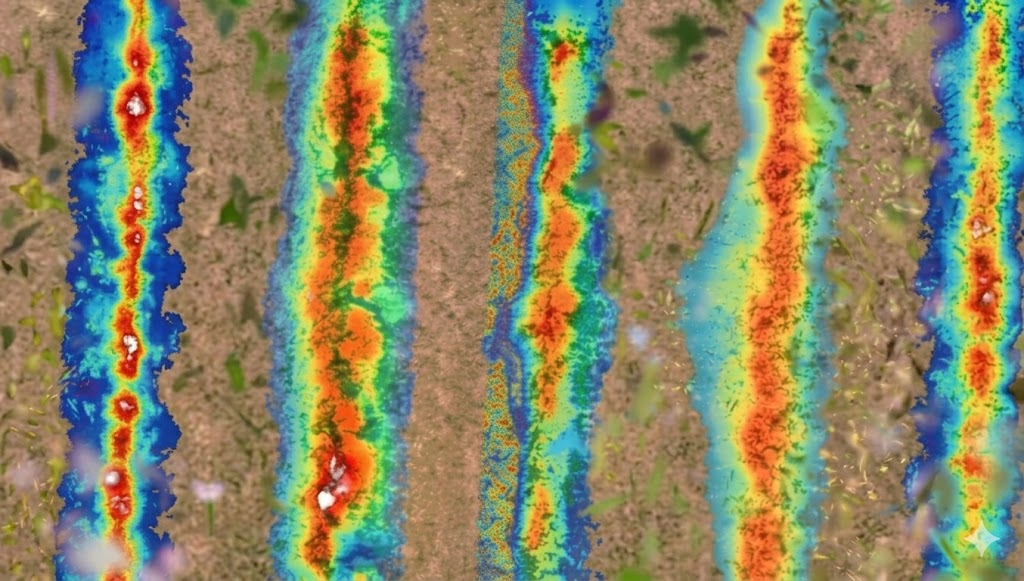
#> input picture frontend/src/assets/images/nitrogen-heatmapp.jpeg, 1024 x 581 px
$ python process_nitrogen_heatmap.py
#> lines starting #> are read from the running program, lines starting #| are printed output that depends on the picture; after the words box and inside, x2 and y2 are one past the last pixel; in counts of white or black regions, pixels touching at a corner belong together
"""
Nitrogen heatmap → black-and-white crop row mask.

Pipeline:
  1. HSV saturation threshold  → binary mask (heatmap pixels vs. soil)
  2. Morphological close + open → fill gaps, remove noise
  3. Connected components       → isolate the 5 main crop-row blobs
  4. Scanline edge extraction   → organic left/right contour per row
  5. White fill + black outline → final BW image
  6. Labels                     → "Crop Row N" centred at each blob
  7. Save full image + rows-2-and-3 crop
"""

import pathlib
import sys

import cv2
import numpy as np
from PIL import Image, ImageDraw

# ── paths ─────────────────────────────────────────────────────────────────────
HERE        = pathlib.Path(__file__).parent
ASSETS      = HERE.parent / "frontend" / "src" / "assets" / "images"
INPUT_PATH  = ASSETS / "nitrogen-heatmapp.jpeg"
OUT_FULL    = ASSETS / "nitrogen-heatmap-clean.png"
OUT_CROP    = ASSETS / "nitrogen-heatmap-clean copy.png"

# ── 1. Load and convert to HSV ─────────────────────────────────────────────
bgr = cv2.imread(str(INPUT_PATH))
#> bgr is the input picture: shape (581, 1024, 3); mean B, G, R 100.8, 135.5, 137.3
if bgr is None:
    sys.exit(f"Could not load {INPUT_PATH}")

hsv = cv2.cvtColor(bgr, cv2.COLOR_BGR2HSV)
#> hsv: shape (581, 1024, 3); mean H, S, V 43.5, 129.5, 166.2
S   = hsv[:, :, 1]
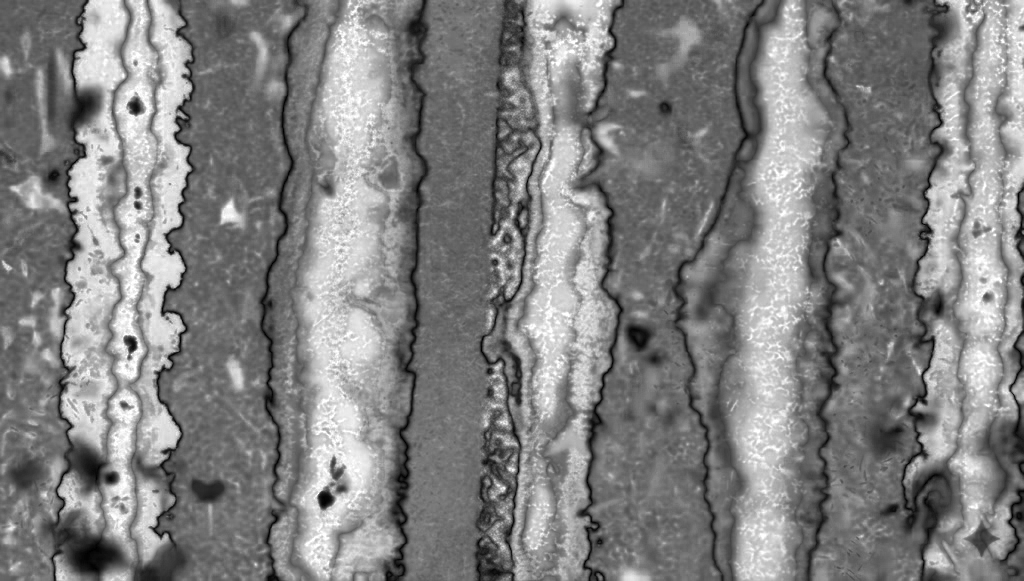
#> S: shape (581, 1024); min 0, max 255, mean 129.5

# Saturation > 130 → heatmap pixel (vivid colour), else soil (dull)
_, mask = cv2.threshold(S, 130, 255, cv2.THRESH_BINARY)
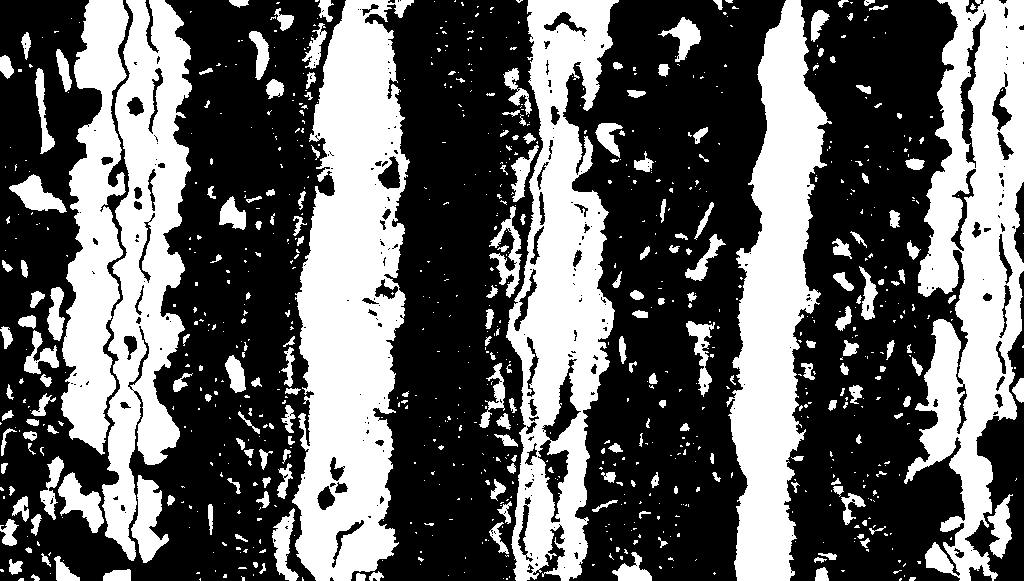
#> mask: shape (581, 1024); 38.5% white; 872 white regions (646 under 20 px), largest, box (x1, y1, x2, y2) and area: (292, 0, 414, 581) 46106, (904, 0, 1024, 581) 36868, (506, 0, 619, 581) 34859

# ── 2. Morphological cleanup ───────────────────────────────────────────────
close_k = cv2.getStructuringElement(cv2.MORPH_ELLIPSE, (7, 7))
open_k  = cv2.getStructuringElement(cv2.MORPH_ELLIPSE, (5, 5))
mask = cv2.morphologyEx(mask, cv2.MORPH_CLOSE, close_k)
#> mask: shape (581, 1024); 41.9% white; 543 white regions (380 under 20 px), largest, box (x1, y1, x2, y2) and area: (9, 0, 192, 563) 55092, (272, 0, 414, 581) 52319, (474, 0, 619, 581) 44206
mask = cv2.morphologyEx(mask, cv2.MORPH_OPEN,  open_k)
#> mask: shape (581, 1024); 40.6% white; 148 white regions (16 under 20 px), largest, box (x1, y1, x2, y2) and area: (40, 0, 192, 563) 52729, (272, 0, 414, 581) 51448, (479, 0, 619, 581) 43259

# ── 3. Connected components — keep blobs ≥ 0.8% of image area ────────────
H, W    = mask.shape
#> H = 581; W = 1024
min_area = int(0.008 * H * W)
#> min_area = 4759

num_labels, labels, stats, centroids = cv2.connectedComponentsWithStats(mask, connectivity=8)
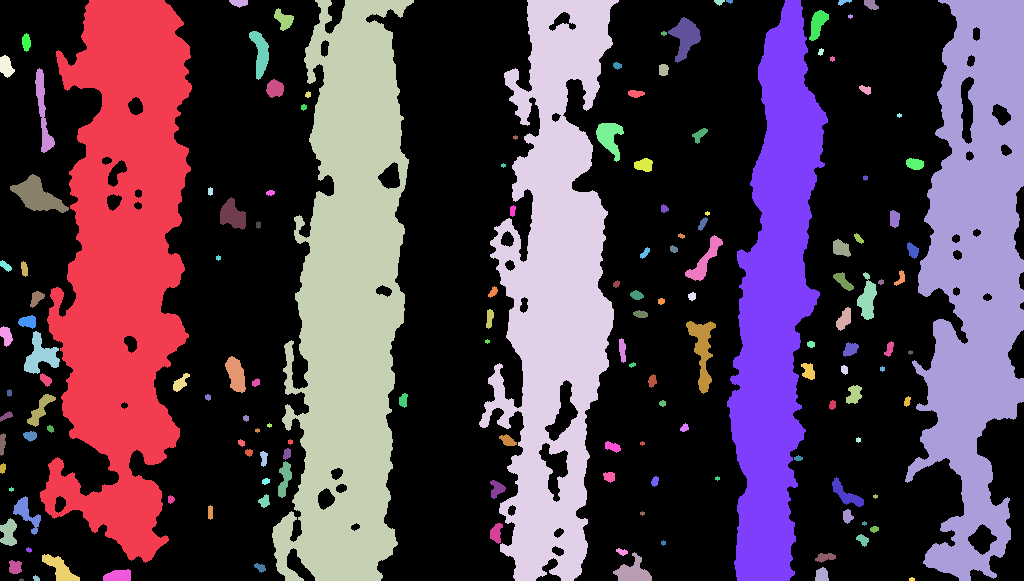
#> labels: shape (581, 1024) int32; 149 distinct labels, from 0 to 148; one colour per label, 0 black
#> num_labels = 149; stats = 149 rows, first 6: [0, 0, 1024, 581, 353270], [40, 0, 152, 563, 52729], [229, 0, 19, 8, 107], [272, 0, 142, 581, 51448], [479, 0, 140, 581, 43259], [714, 0, 11, 6, 42]; centroids = 149 pairs, first value 2.11 to 975.3, second value 1 to 579.4

valid = []
for lbl in range(1, num_labels):           # skip background (0)
    area = stats[lbl, cv2.CC_STAT_AREA]
    if area >= min_area:
        valid.append(lbl)
#> this loop made 148 passes
#> area on passes 1 to 12: 52729, 107, 51448, 43259, 42, 20, 32364, 47, 106, 41680, 243, 344
#> after the loop, valid = [1, 3, 4, 7, 10]

# Sort left-to-right by centroid x
valid.sort(key=lambda lbl: centroids[lbl][0])
print(f"Found {len(valid)} crop rows after filtering")
#| Found 5 crop rows after filtering

# ── 4 + 5. Build output image: white fill, black scanline outlines ─────────
out_pil  = Image.new("RGB", (W, H), color=(255, 255, 255))
#> out_pil: PIL image 1024x581 RGB; every value is 255
draw     = ImageDraw.Draw(out_pil)

row_data = []   # (centroid_xy, rank) for labels

for rank, lbl in enumerate(valid, start=1):
    row_mask = (labels == lbl).astype(np.uint8)

    # Scanline min/max x per y
    left_pts  = []
    right_pts = []
    for y in range(H):
        xs = np.where(row_mask[y])[0]
        if len(xs) == 0:
            continue
        left_pts.append( (int(xs.min()), y) )
        right_pts.append((int(xs.max()), y) )

    if not left_pts:
        continue

    # Fill interior white (already white bg, but draw filled polygon to be safe)
    fill_pts = left_pts + list(reversed(right_pts))
    if len(fill_pts) >= 3:
        draw.polygon(fill_pts, fill=(255, 255, 255))

    # Black outline — left edge top→bottom, right edge bottom→top
    if len(left_pts) >= 2:
        draw.line(left_pts,  fill=(0, 0, 0), width=4)
    if len(right_pts) >= 2:
        draw.line(right_pts, fill=(0, 0, 0), width=4)

    cx, cy = centroids[lbl]
    row_data.append((int(cx), int(cy), rank))
#> this loop made 5 passes
#> (lbl, cx, cy) on passes 1 to 5: (1, 122.9, 263.4), (3, 348.4, 302.1), (4, 554.2, 288.3), (7, 774.8, 304.2), (10, 975.3, 270.5)
#> pass 1, `row_mask = (labels == lbl).astype(np.uint8)`:
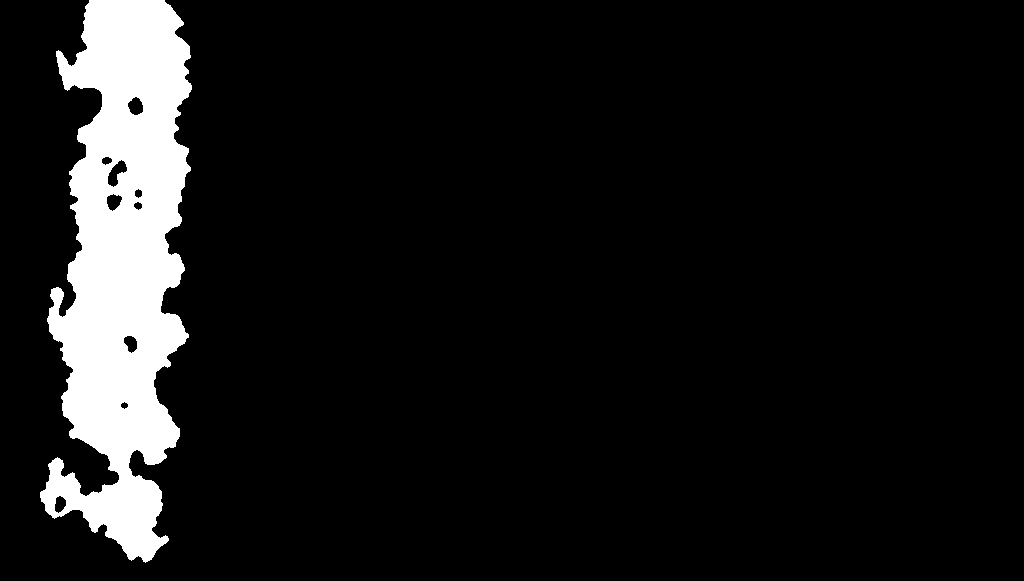
#> row_mask: shape (581, 1024); values 0 (black) and 1 (white), 8.9% white; 1 white region, box (x1, y1, x2, y2) and area: (40, 0, 192, 563) 52729
#> pass 3, `row_mask = (labels == lbl).astype(np.uint8)`:
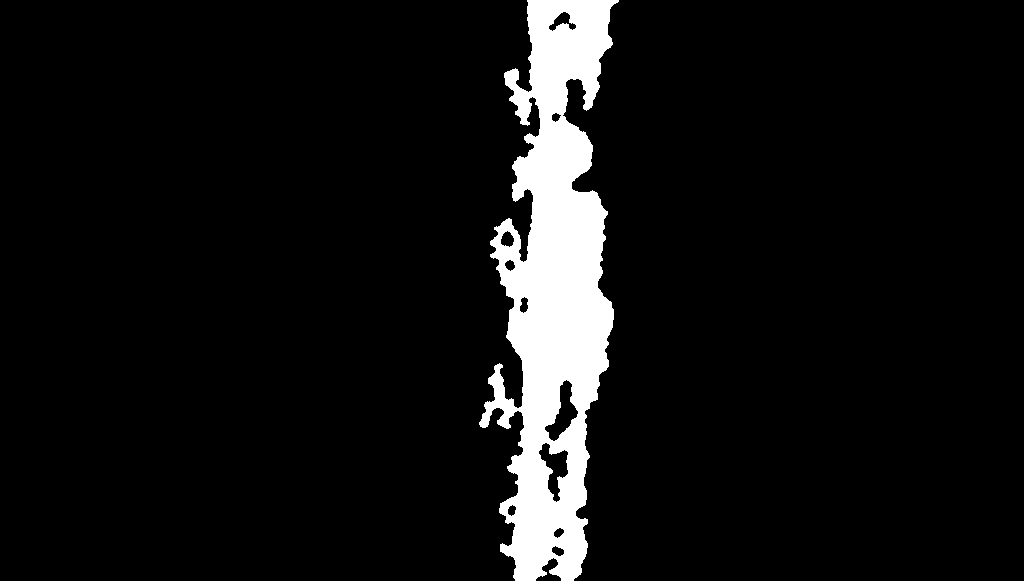
#> row_mask: shape (581, 1024); values 0 (black) and 1 (white), 7.3% white; 1 white region, box (x1, y1, x2, y2) and area: (479, 0, 619, 581) 43259
#> after the loop, row_data = [(122, 263, 1), (348, 302, 2), (554, 288, 3), (774, 304, 4), (975, 270, 5)]

# ── 6. Save full + rows-2-and-3 crop ─────────────────────────────────────
out_pil.save(str(OUT_FULL))
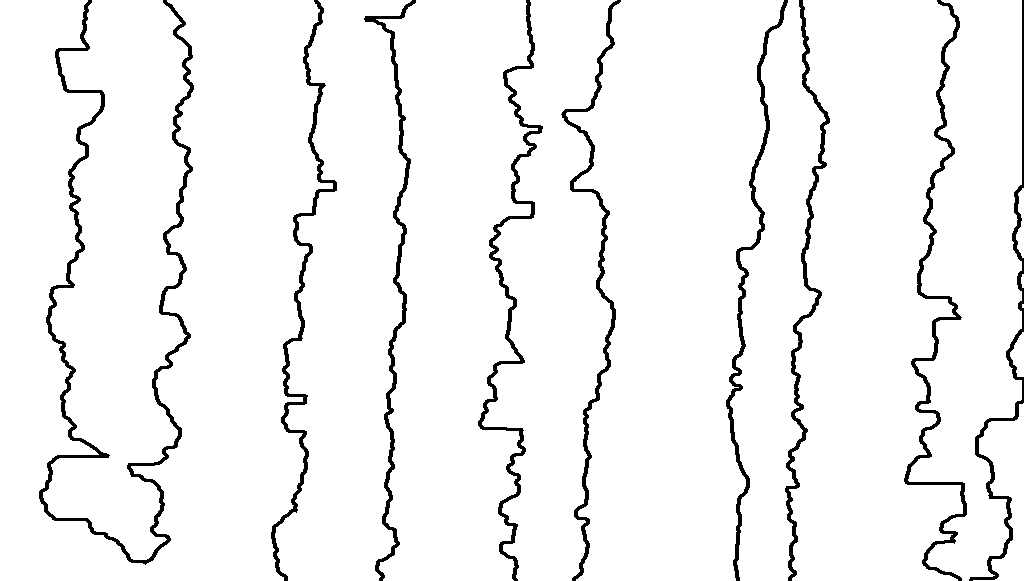
#> saved as nitrogen-heatmap-clean.png: PIL image 1024x581 RGB; 95.1% white; 9 black regions, largest, box (x1, y1, x2, y2) and area: (39, 0, 194, 565) 6284, (904, 0, 967, 581) 3365, (478, 0, 543, 581) 3342
print(f"Saved full image: {OUT_FULL}")

if len(row_data) >= 3:
    # Rows are 1-indexed; grab rows 2 and 3 (index 1 and 2 in row_data)
    r2_cx, r2_cy, _ = row_data[1]
#> r2_cx = 348; r2_cy = 302
    r3_cx, r3_cy, _ = row_data[2]
#> r3_cx = 554; r3_cy = 288
    pad = H // 8
#> pad = 72
    y_top    = max(0, min(r2_cy, r3_cy) - pad)
#> y_top = 216
    y_bottom = min(H, max(r2_cy, r3_cy) + pad)
#> y_bottom = 374
    x_left   = max(0, min(r2_cx, r3_cx) - pad * 2)
#> x_left = 204
    x_right  = min(W, max(r2_cx, r3_cx) + pad * 2)
#> x_right = 698
    cropped  = out_pil.crop((x_left, y_top, x_right, y_bottom))
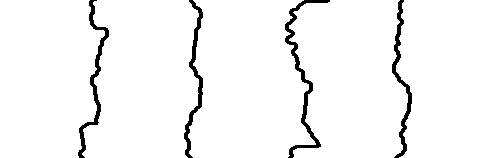
#> cropped: PIL image 494x158 RGB; 96% white; 4 black regions, box (x1, y1, x2, y2) and area: (285, 0, 330, 158) 916, (78, 0, 109, 158) 755, (392, 0, 412, 158) 710, (184, 0, 203, 158) 704
    cropped.save(str(OUT_CROP))
    print(f"Saved rows-2-and-3 crop: {OUT_CROP}")
else:
    # Fewer than 3 rows detected — save full image as the crop too
    out_pil.save(str(OUT_CROP))
    print(f"Fewer than 3 rows found; saved full image as crop: {OUT_CROP}")

print("Done.")
